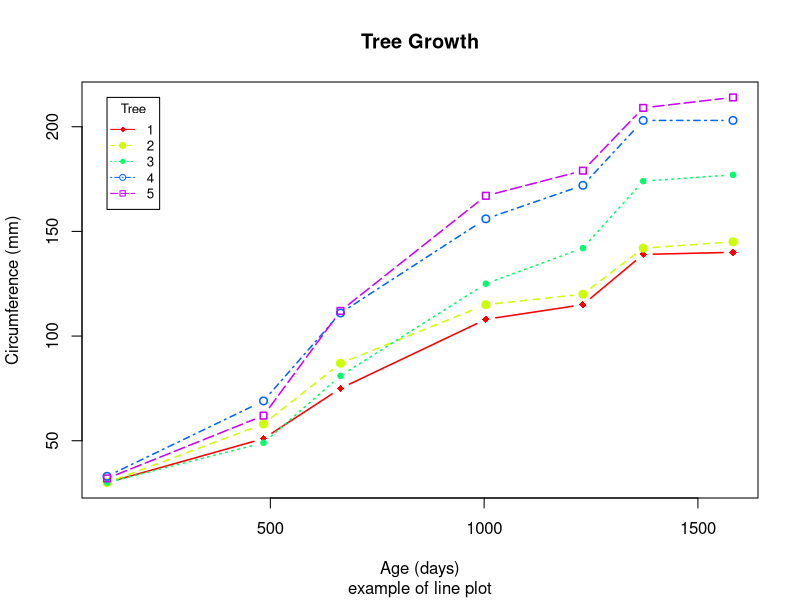

Generate this figure with R:
# Create Line Chart

# convert factor to numeric for convenience 
Orange$Tree <- as.numeric(Orange$Tree) 
ntrees <- max(Orange$Tree)

# get the range for the x and y axis 
xrange <- range(Orange$age) 
yrange <- range(Orange$circumference) 

# set up the plot 
plot(xrange, yrange, type="n", xlab="Age (days)",
  	ylab="Circumference (mm)" ) 
colors <- rainbow(ntrees) 
linetype <- c(1:ntrees) 
plotchar <- seq(18,18+ntrees,1)

# add lines 
for (i in 1:ntrees) { 
  tree <- subset(Orange, Tree==i) 
  lines(tree$age, tree$circumference, type="b", lwd=1.5,
    lty=linetype[i], col=colors[i], pch=plotchar[i]) 
} 

# add a title and subtitle 
title("Tree Growth", "example of line plot")

# add a legend 
legend(xrange[1], yrange[2], 1:ntrees, cex=0.8, col=colors,
  	pch=plotchar, lty=linetype, title="Tree")
